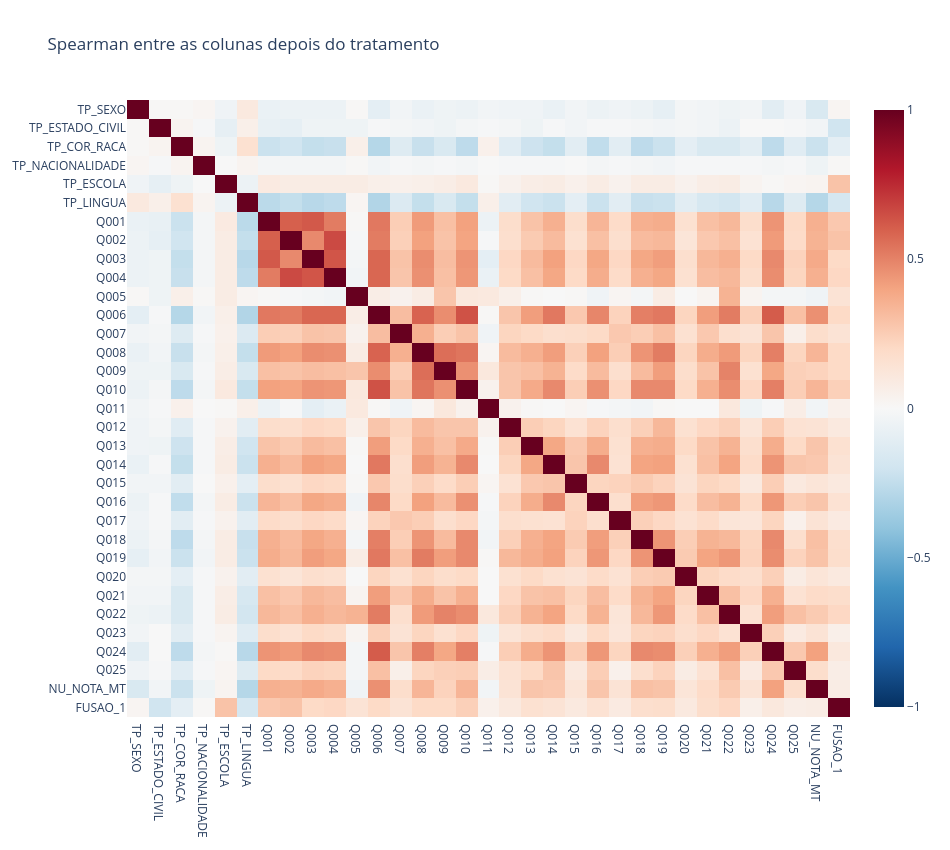

Here is the notebook cell this chart was saved with:
### Code cell
fig = px.imshow(
    corr_fund.round(2),
    color_continuous_scale="RdBu_r", zmin=-1, zmax=1, aspect="auto",
    title="Spearman entre as colunas depois do tratamento",
)
fig.update_layout(width=950, height=850)
fig.show()

### Figure 1 — Plotly figure (JSON) as saved in the notebook; plotly's stock layout.template omitted (floating-point values rounded to 4 significant figures; data arrays with more than 128 entries replaced by an {"elided": "..."} marker saying what was removed)
{"data": [{"coloraxis": "coloraxis", "hovertemplate": "x: %{x}<br>y: %{y}<br>color: %{z}<extra></extra>", "name": "0", "type": "heatmap", "x": ["TP_SEXO", "TP_ESTADO_CIVIL", "TP_COR_RACA", "TP_NACIONALIDADE", "TP_ESCOLA", "TP_LINGUA", "Q001", "Q002", "Q003", "Q004", "Q005", "Q006", "Q007", "Q008", "Q009", "Q010", "Q011", "Q012", "Q013", "Q014", "Q015", "Q016", "Q017", "Q018", "Q019", "Q020", "Q021", "Q022", "Q023", "Q024", "Q025", "NU_NOTA_MT", "FUSAO_1"], "xaxis": "x", "y": ["TP_SEXO", "TP_ESTADO_CIVIL", "TP_COR_RACA", "TP_NACIONALIDADE", "TP_ESCOLA", "TP_LINGUA", "Q001", "Q002", "Q003", "Q004", "Q005", "Q006", "Q007", "Q008", "Q009", "Q010", "Q011", "Q012", "Q013", "Q014", "Q015", "Q016", "Q017", "Q018", "Q019", "Q020", "Q021", "Q022", "Q023", "Q024", "Q025", "NU_NOTA_MT", "FUSAO_1"], "yaxis": "y", "z": {"elided": "33x33 float values"}}], "layout": {"coloraxis": {"autocolorscale": false, "cmax": 1, "cmin": -1, "colorscale": [[0, "rgb(5,48,97)"], [0.1, "rgb(33,102,172)"], [0.2, "rgb(67,147,195)"], [0.3, "rgb(146,197,222)"], [0.4, "rgb(209,229,240)"], [0.5, "rgb(247,247,247)"], [0.6, "rgb(253,219,199)"], [0.7, "rgb(244,165,130)"], [0.8, "rgb(214,96,77)"], [0.9, "rgb(178,24,43)"], [1, "rgb(103,0,31)"]]}, "height": 850, "title": {"text": "Spearman entre as colunas depois do tratamento"}, "width": 950, "xaxis": {"anchor": "y", "domain": [0, 1]}, "yaxis": {"anchor": "x", "autorange": "reversed", "domain": [0, 1]}}}
